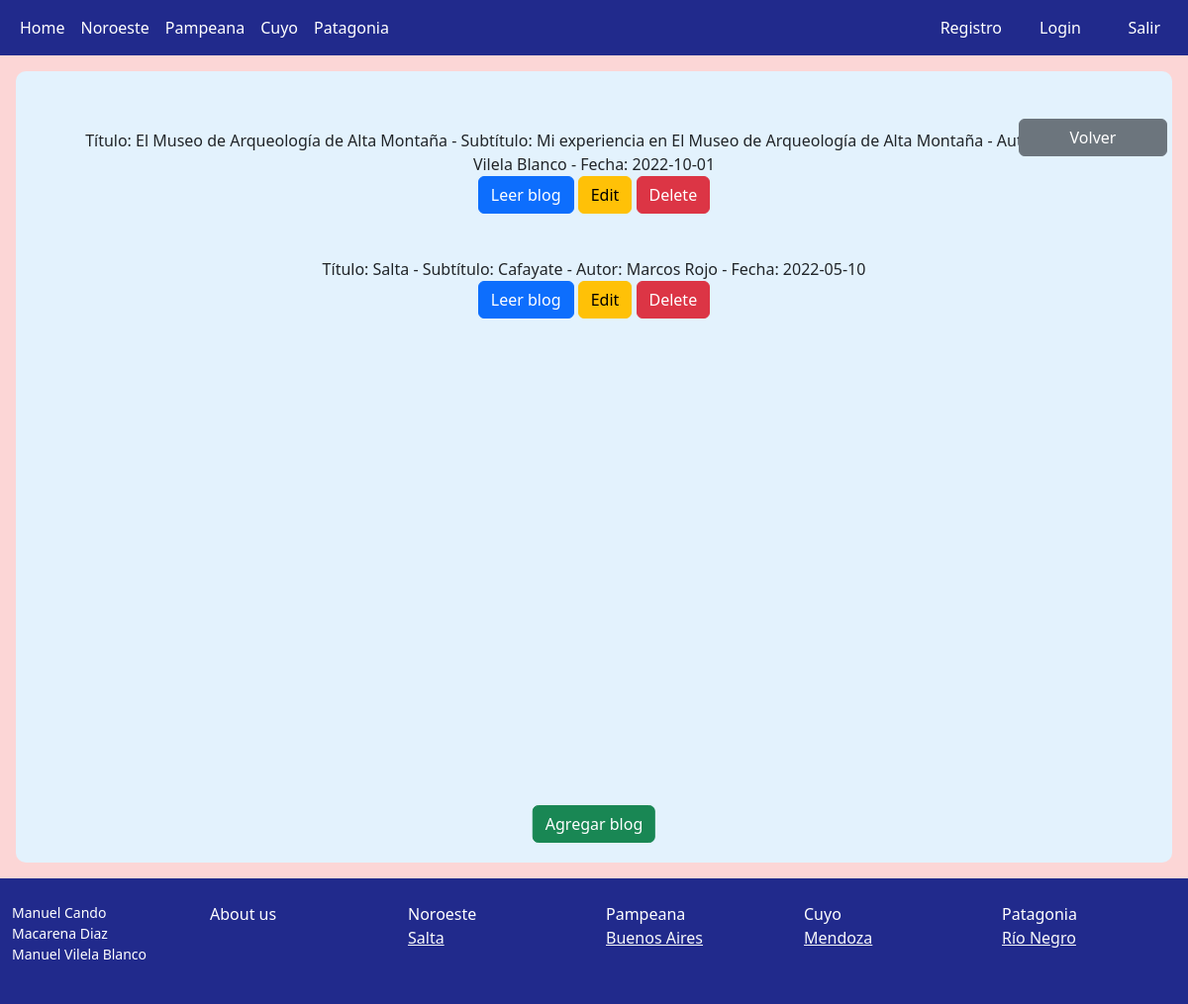
The app's page /pages/noroeste/salta/, older data.
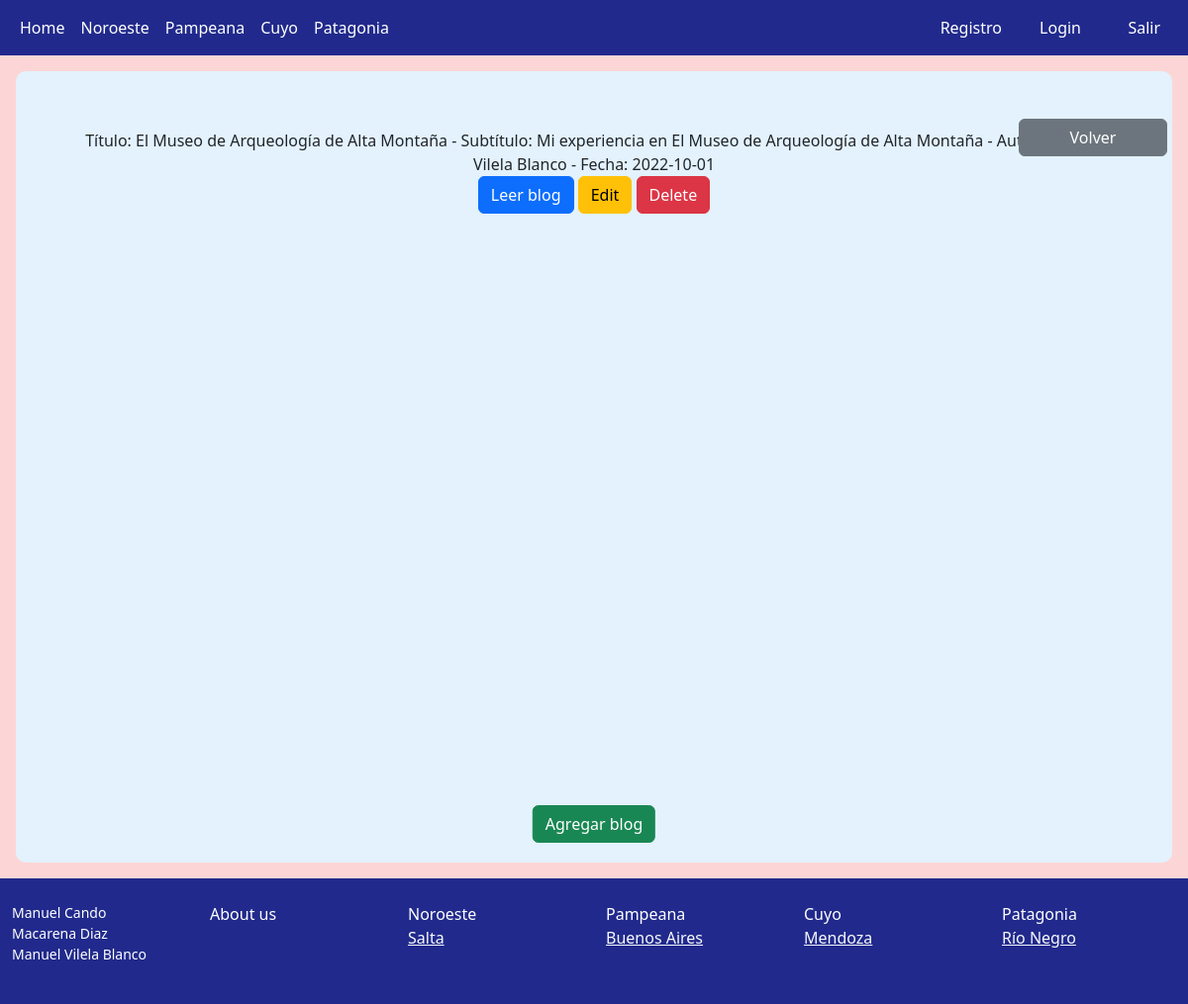
The same page, newer data.
### Modelos/models.py (models this page shows)
class BlogsSalta(models.Model):
    titulo = models.CharField(max_length=60)
    subtitulo = models.CharField(max_length=100)
    cuerpo = models.CharField(max_length=1000)
    autor = models.CharField(max_length=40)
    fecha = models.CharField(max_length=40)
    image = models.ImageField(upload_to='blogsalta', null = True, blank = True)

### Modelos/views.py (the view)
# urls.py: path("noroeste/salta/", blogssalta),
def blogssalta(request):
    blogsalta = BlogsSalta.objects.all()
    return render(request, "Noroeste/salta.html", {"blogsalta" : blogsalta})

### Modelos/template/Noroeste/salta.html (shortened to what this page needs)
{% extends "index.html" %}
{% load static %}
{% block contenido %}
<div class="flex-md-equal w-100 my-md-3 ps-md-3">
    <div class=" me-md-3 pt-3 px-3 pt-md-5 px-md-5 text-center overflow-hidden" style="background-color: #e3f2fd ; border-radius: 10px; position: relative; height: 800px">
        <a class="btn btn-secondary" style="width: 150px; position: absolute; right: 5px" href="/pages/noroeste/">Volver</a>
    {% for blog in blogsalta %}
        <div style="padding: 10px">
            Título: {{blog.titulo}} - Subtítulo: {{blog.subtitulo}} - Autor: {{blog.autor}} - Fecha: {{blog.fecha}}<br>
            <a href="/pages/noroeste/salta/leerblogSalta/{{blog.id}}" class="btn btn-primary">Leer blog</a>
            <a class="btn btn-warning" href="/pages/noroeste/salta/editarblogSalta/{{blog.id}}">Edit</a>
            <a href="/pages/noroeste/salta/borrarblogSalta/{{blog.id}}" class="btn btn-danger">Delete</a>
        </div>
        <br>
    {% endfor %}
        <div class="position-absolute bottom-0 start-50 translate-middle-x" style="padding: 20px">
            <a class="btn btn-success" href="/pages/noroeste/salta/agregarblogSalta/">Agregar blog</a>
        </div>
    </div>
</div>
{% endblock %}

Row changes from the older to the newer data that the page shows:
removed BlogsSalta: titulo "Salta", subtitulo "Cafayate", autor "Marcos Rojo", fecha "2022-05-10"
